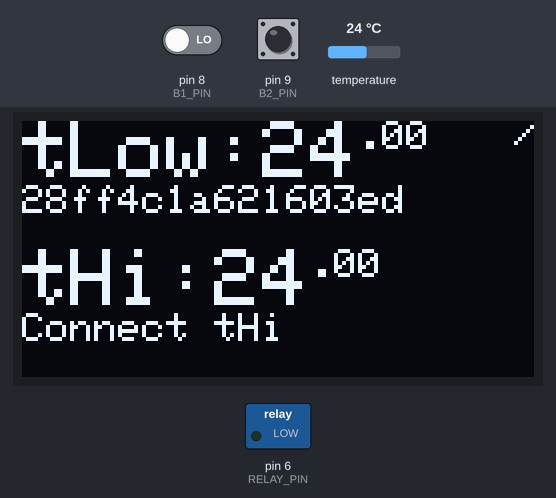
The sketch below on a simulated Arduino Uno, built with avr-gcc and run on an emulated ATmega328P. Shown: 128×64 one-colour display, switched loads named in the sketch (green lamp = pin HIGH). The inputs (shaded band) are chosen by the test bench; at power-on: pin 8 (B1_PIN) LOW, pin 9 (B2_PIN) LOW, temperature 24 °C. EEPROM starts erased.

Above: at 1.2 s.
1.3 s: pin 8 (B1_PIN) driven HIGH
At 2.98 s:
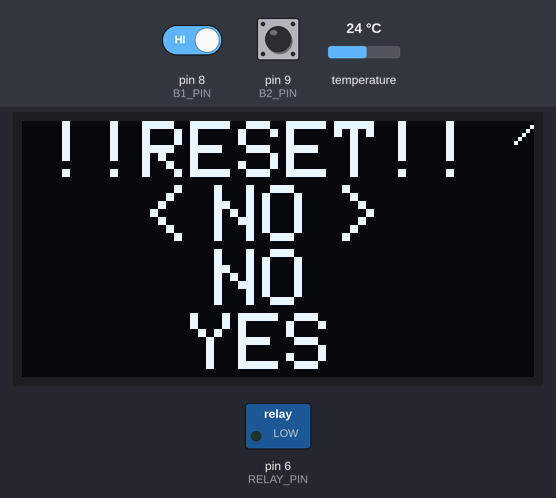
3.3 s: pin 9 (B2_PIN) driven HIGH
At 3.74 s:
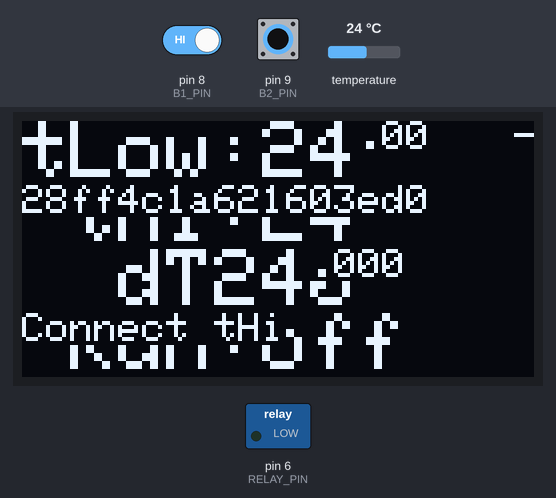
5.3 s: temperature set to 12 °C
At 6.96 s:
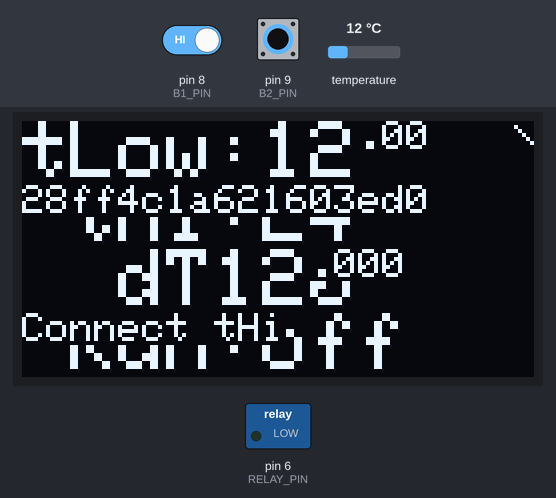
8.3 s: temperature set to 19 °C
At 8.96 s:
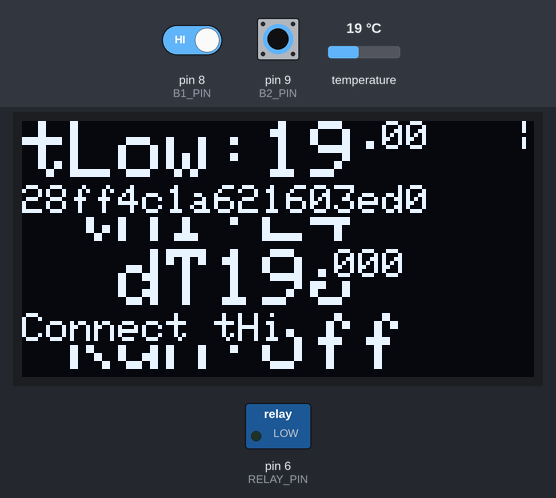
10.3 s: temperature set to 28 °C
At 10.95 s:
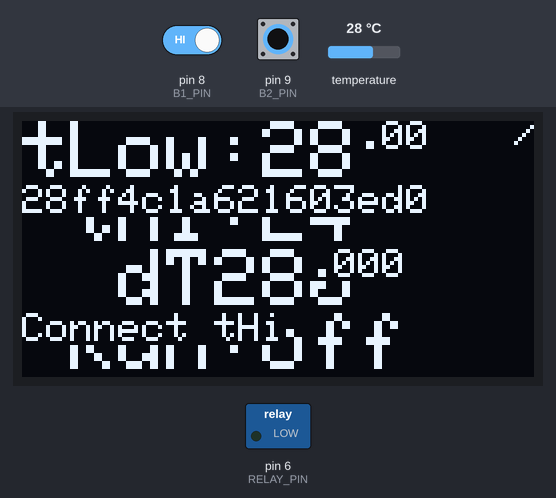
12.3 s: pin 9 (B2_PIN) pulsed LOW 2 times (0.12 s each, 0.3 s apart)
At 14.35 s:
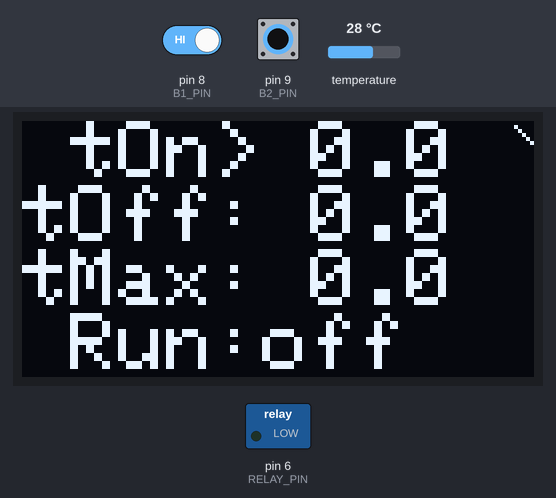

The sketch:

Thermostat.ino
```cpp
#include <DallasTemperature.h>
#include <EEPROM.h>
#include <OneWire.h>

// Our headers
#include "display.h"
#include "globals.h"

// Uncomment for a bit of debug
// #define DEBUG 1

// How many milliseonds between 1-wire polling
#define TEMPERATURE_POLL 2000

// Allow sensors to stabalise after power on, so do first poll after...
#define FIRST_POLL_AFTER 1000

// How many milliseonds after 1-wire polling should we read temperatures
#define TEMPERATURE_READ_DELAY 750

// Heartbeat display interval in ms
#define HEARTBEAT 150

// Debounce & long press
#define DEBOUNCE_DELAY 25
#define LONG_PRESS 250
#define LONG_LONG_PRESS 1500

// Which pins are our buttons on
#define B1_PIN 8
#define B2_PIN 9

// ... and the relay
#define RELAY_PIN 6

// What address in the EEPROM are our settings?
#define SETTINGS_ADDRESS 0

// Data wire is plugged into digital pin 2 on the Arduino
#define ONE_WIRE_BUS 7

// Setup a oneWire instance to communicate with any OneWire device
OneWire oneWire(ONE_WIRE_BUS);
// Pass oneWire reference to DallasTemperature library
DallasTemperature sensors(&oneWire);

// Button structures so we can share debounce code, etc

struct Button {
  int pin;
  int lastState = LOW;
  unsigned long debounceTime = 0;
  boolean pressed = false;
  boolean released = true; /* Assume starting state of released */
  int stepDirection;
};
struct Button b1, b2;

//////////////////////////////////////////////////////////////////////
// Declare some globals for read temperatures & pump state, etc.

float tempHigh = 0, tempLow = 0, dT = 0;
boolean pumpRunning = false;
int resetOption = 0;
enum mode currentMode = MODE_RUNNING;
struct Settings settings;

//////////////////////////////////////////////////////////////////////
// Settings that we will store in EEPROM.
// We will store a magic number in the first element to check settings
// are in ther EEPROM and not junk.
// Increment this when changing code so old settings are discarded.

#define EEPROM_MAGIC 8386

void saveSettings() {
#ifdef DEBUG
  Serial.println("Saving settings.");
#endif
  EEPROM.put(SETTINGS_ADDRESS, settings);
}

void factoryReset() {
#ifdef DEBUG
  Serial.println("Factory reset.");
#endif
  settings.setup = 0;
  settings.dtOn = 0;
  settings.dtOff = 0;
  settings.tMax = 0;
  memset(settings.sensorLow, 0, sizeof(DeviceAddress));
  memset(settings.sensorHigh, 0, sizeof(DeviceAddress));
}

void loadSettings() {
  // Read settings from EEPROM
  EEPROM.get(SETTINGS_ADDRESS, settings);

  // Check EEPROM was setup and wipe if not
  if (settings.setup != EEPROM_MAGIC) {
    factoryReset();
    settings.setup = EEPROM_MAGIC;
  } else {
#ifdef DEBUG
    Serial.println("Loaded good settings.");
#endif
  }
}

//////////////////////////////////////////////////////////////////////
void setup() {
#ifdef DEBUG
  Serial.begin(19200);
  Serial.println("Starting...");
#endif

  // Input buttons
  pinMode(B1_PIN, INPUT);
  b1.pin = B1_PIN;
  b1.stepDirection = 1;

  pinMode(B2_PIN, INPUT);
  b2.pin = B2_PIN;
  b2.stepDirection = -1;

  // Relay
  pinMode(RELAY_PIN, OUTPUT);

  // Load settings from EEPROM
  loadSettings();

  // Initialise display
  setupDisplay();

  // Start up the 1-wire library
  sensors.begin();
}

// Check to make sure the passed address is not stored as a known
// sensor.

int addressCmp(DeviceAddress a1, DeviceAddress a2) {
  int cmp = 0;
  for (int lp = 0; lp < sizeof(DeviceAddress); lp++) {
    if ((a1[lp]) != a2[lp]) {
      cmp = a1[lp] - a2[lp];
      break;
    }
  }
  return cmp;
}

boolean isKnownSensor(DeviceAddress address) {
  return ((addressCmp(address, settings.sensorLow) == 0 || addressCmp(address, settings.sensorLow) == 0) ? true : false);
}

void poll1Wire() {
  // If we don't have both sensors defined, poll the wire and
  // put any new addresses found in our empty settings.
  if (!allSensorsDefined()) {
#ifdef DEBUG
    Serial.println("Searching for sensors...");
#endif
    DeviceAddress address;
    int found = 0;
    boolean updates = false;
    while (oneWire.search(address)) {
      found++;
      if (isZeroAddress(settings.sensorLow) && !isKnownSensor(address)) {
        memcpy(settings.sensorLow, address, sizeof(DeviceAddress));
        updates = true;
      } else if (isZeroAddress(settings.sensorHigh) && !isKnownSensor(address)) {
        memcpy(settings.sensorHigh, address, sizeof(DeviceAddress));
        updates = true;
      }
    }
    if (updates) {
      saveSettings();
    }
#ifdef DEBUG
    Serial.print("Found ");
    Serial.print(found);
    Serial.println(" sensors");
#endif
  }
  // We have our sensors defined, get their values
  sensors.setWaitForConversion(false);  // makes it async
  sensors.requestTemperatures();
  sensors.setWaitForConversion(true);
}

void read1Wire() {
  tempLow = sensors.getTempC(settings.sensorLow);
  tempHigh = sensors.getTempC(settings.sensorHigh);
}

//////////////////////////////////////////////////////////////////////
// Mode changes, both previous and next.
// I guess these could be nicer, but given all the other conditions
// that would need to be checked maybe it's best they are just
// two separate case statements.

void resetCheck() {
  if (resetOption == 2) {
    // Yes, they really selected factory reset!
    factoryReset();
    saveSettings();
  }
}

void modeChangePrev() {
  switch (currentMode) {
    case MODE_RUNNING:
      currentMode = MODE_RESET;
      drawResetBack();
      break;

    case MODE_SETON:
      currentMode = MODE_RUNNING;
      saveSettings();
      drawRunBack();
      break;

    case MODE_SETOFF:
      currentMode = MODE_SETON;
      drawSetupMode();
      break;

    case MODE_SETMAX:
      currentMode = MODE_SETOFF;
      drawSetupMode();
      break;

    case MODE_SETRUN:
      currentMode = MODE_SETMAX;
      drawSetupMode();
      break;

    case MODE_RESET:
      resetCheck();
      currentMode = MODE_SETRUN;
      drawSetupBack();
      break;
  }
}


void modeChangeNext() {
  switch (currentMode) {
    case MODE_RUNNING:
      currentMode = MODE_SETON;
      drawSetupBack();
      break;

    case MODE_SETON:
      currentMode = MODE_SETOFF;
      drawSetupMode();
      break;

    case MODE_SETOFF:
      currentMode = MODE_SETMAX;
      drawSetupMode();
      break;

    case MODE_SETMAX:
      currentMode = MODE_SETRUN;
      drawSetupMode();
      break;

    case MODE_SETRUN:
      currentMode = MODE_RESET;
      saveSettings();
      drawResetBack();
      break;

    case MODE_RESET:
      resetCheck();
      currentMode = MODE_RUNNING;
      drawRunBack();
      break;
  }
}

//////////////////////////////////////////////////////////////////////
// Button click

void buttonClick(Button *button) {
  // Action depends on current mode.
  // Do nothing in MODE_RUNNING so don't mention that below.
  switch (currentMode) {
  case MODE_SETON:
    settings.dtOn += button->stepDirection * 0.1;
    drawSetuptOn();
    break;
  case MODE_SETOFF:
    settings.dtOff += button->stepDirection * 0.1;
    drawSetuptOff();
    break;
  case MODE_SETMAX:
    settings.tMax += button->stepDirection;
    drawSetuptMax();
    break;
  case MODE_SETRUN:
    // I guess we could call drawRunState here but don't
    // do that...just for consistency.
    pumpRunning = !pumpRunning;
    drawRunState();
    setRelayState();
    break;
  case MODE_RESET:
    resetOption += button->stepDirection;
    if (resetOption > 2) {
      resetOption = 2;
    } else if (resetOption < 0) {
      resetOption = 0;
    }
    drawResetVars();
  }
}

//////////////////////////////////////////////////////////////////////
// Button handling
// This is why we have button objects defined and setup above. So we
// can use a function for the debounce/long press detection.

void handleButton(Button *button) {
  // Get the current button state...
  int state = digitalRead(button->pin);

  // ... and handle it
  if (state != button->lastState) {
    button->debounceTime = millis();
    button->lastState = state;
  } else if ((millis() - button->debounceTime) >= DEBOUNCE_DELAY) {
    if (state == HIGH) {
      // Require and extra long press to get out of MODE_RUNNING
      if ((millis() - button->debounceTime) >= (currentMode == MODE_RUNNING ? LONG_LONG_PRESS : LONG_PRESS) && !button->pressed) {
        button->pressed = true;
        // This is a long press, which always triggers mode change
        if (button->stepDirection > 0) {
          modeChangePrev();
        } else {
          modeChangeNext();
        }
      }
      button->released = false;
    } else if (state == LOW && !button->released) {
      // Successfully transitioned low so if this wasn't pressed register
      if (button->pressed) {
        // Long press release, just reset that
        button->pressed = false;
      } else {
        // Button was just released but long press wasn't triggered so must be a click
        buttonClick(button);
      }
      button->released = true;
    }
  }
}

//////////////////////////////////////////////////////////////////////
// In main loop we're only going to read temperatures every x ms so
// keep an eye on last time we read.
//
// Note that millis() function loops back to zero every 49 days or so but as
// it's an unsigned long don't have to worry about this. Same for the above.

unsigned long lastPoll = FIRST_POLL_AFTER;
unsigned long lastHeartbeat = 0;
boolean wasInvalid = false;
boolean doneSensorRead = false;

void setRelayState() {
  digitalWrite(RELAY_PIN, pumpRunning ? HIGH : LOW);
}

void loop() {
  if (currentMode == MODE_RUNNING) {
    if (millis() - lastPoll >= TEMPERATURE_POLL) {
      // Poll requests temperatures but doesn't wait to read, we do that below
      lastPoll = millis();
      doneSensorRead = false;
      poll1Wire();
    } else if (millis() - lastPoll >= TEMPERATURE_READ_DELAY && !doneSensorRead) {
      // Poll should have a result, go read them
      read1Wire();
      doneSensorRead = true;

      // Force display of sensors if they aren't both good
      // We only do this in the running mode so that settings
      // can be reached when sensors are bad.
      // Regular running mode

      if (!allSensorsDefined() || !isValidTemp(tempLow) || !isValidTemp(tempHigh)) {
        // Force pump off on faulty sensors
        pumpRunning = false;

        // Draw background if we're just going bad
        if (!wasInvalid) {
          drawSensorsBack();
          wasInvalid = true;
        }
        // Always draw sensor vars
        drawSensorsVars();
      } else {
        // If we are returning from invalid state the draw background.
        if (wasInvalid) {
          wasInvalid = false;
          drawRunBack();
        }
        dT = tempHigh - tempLow;
        // Check for maximum temperature (on tempLow)
        if (tempLow >= settings.tMax) {
          pumpRunning = false;
        } else {
          // Temp below max, so pump based on dT
          if (pumpRunning && dT <= settings.dtOff) {
            pumpRunning = false;
          } else if (!pumpRunning && dT >= settings.dtOn) {
            pumpRunning = true;
          }
        }
        drawRunVars();
      }
      setRelayState();
    }
  }

  // Always show heartbeat
  if (millis() - lastHeartbeat >= HEARTBEAT) {
    drawHeartbeat();
    lastHeartbeat = millis();
  }

  // Button stuff with debounce
  handleButton(&b1);
  handleButton(&b2);
}
```

display.cpp
```cpp
#include <SSD1306Ascii.h>
#include <SSD1306AsciiWire.h>

#include "display.h"
#include "globals.h"

// 0X3C+SA0 - 0x3C or 0x3D
#define I2C_ADDRESS 0x3C

#define T_FONT_WIDTH 12
#define T_FONT_HEIGHT 2

SSD1306AsciiWire oled;

// Shared buffer for formatting
char buff[8];

void setupDisplay() {
  Wire.begin();
  Wire.setClock(400000L);

  oled.begin(&Adafruit128x64, I2C_ADDRESS);
  oled.setScrollMode(SCROLL_MODE_OFF);
  oled.setFont(Adafruit5x7);
  oled.set2X();

  // We start in running mode, so draw that background.
  drawRunBack();
}

//////////////////////////////////////////////////////////////////////
// Our display is 128x64 (wide/high).
// 0,0 is top left.
// In text size 2 this gives 4 rows of 10 characters.
// Text size 1 gives 8 rows of 21 characters.
// We use the last column in size 1 for the heartbeat though.

void printTemp(int x, int y, float temp, int dps) {
  // Print the sign (or wipe with space)
  oled.setCursor((x+4) * T_FONT_WIDTH, y * T_FONT_HEIGHT);
  if (temp < 0) {
    temp = -temp;
    oled.print("-");
  } else {
    oled.print(" ");
  }

  // Round and format using itoa for efficiency
  // We only cater for 1 or 2 DPs
  float mult = dps > 1 ? 100 : 10;

  // Multiply up...
  temp *= mult;
  // ... and add 0.5 to properly round up when applicable
  temp += 0.5;

  // Convert to integer and pull out decimals
  int value = temp;
  int integer = value / mult;
  int decimals = value - (integer * mult);

  // Write decimals...
  oled.setCursor((x+2) * T_FONT_WIDTH, y * T_FONT_HEIGHT);
  itoa(decimals, buff, 10);
  // If dps > 1 we will write those in a small font so...
  if (dps > 1) {
    oled.set1X();
    oled.print(".");
    // Zero pad 2dps
    if (strlen(buff) < 2) {
      oled.print("0");
    }
    oled.print(buff);
    oled.set2X();
  } else {
    oled.print(".");
    oled.print(buff);
  }

  // Write integer...
  oled.setCursor(x * T_FONT_WIDTH, y * T_FONT_HEIGHT);
  itoa(integer, buff, 10);
  // Space pad integer
  if (strlen(buff) < 2) {
    oled.print(" ");
  }
  oled.print(buff);
}

// Draw the setup screen:
//   1234567890
// 1  tOn:99.9-
// 2 tOff:99.9-
// 3 tMax:99.9-
// 4  Run:off

void drawSetupBack() {
  oled.clear();
  oled.setCursor(1 * T_FONT_WIDTH, 0);
  oled.print("tOn");

  oled.setCursor(0, 1 * T_FONT_HEIGHT);
  oled.print("tOff");

  oled.setCursor(0, 2 * T_FONT_HEIGHT);
  oled.print("tMax");

  oled.setCursor(1 * T_FONT_WIDTH, 3 * T_FONT_HEIGHT);
  oled.print("Run");

  drawSetupMode();

  drawSetuptOn();
  drawSetuptOff();
  drawSetuptMax();
  drawRunState();
}

void drawSetupMode() {
  oled.setCursor(4 * T_FONT_WIDTH, 0);
  oled.print(currentMode == MODE_SETON ? ">" : ":");

  oled.setCursor(4 * T_FONT_WIDTH, 1 * T_FONT_HEIGHT);
  oled.print(currentMode == MODE_SETOFF ? ">" : ":");

  oled.setCursor(4 * T_FONT_WIDTH, 2 * T_FONT_HEIGHT);
  oled.print(currentMode == MODE_SETMAX ? ">" : ":");

  oled.setCursor(4 * T_FONT_WIDTH, 3 * T_FONT_HEIGHT);
  oled.print(currentMode == MODE_SETRUN ? ">" : ":");
}

void drawSetuptOn() {
  oled.setCursor(5 * T_FONT_WIDTH, 0);
  printTemp(5, 0, settings.dtOn, 1);
}
void drawSetuptOff() {
  oled.setCursor(5 * T_FONT_WIDTH, 1 * T_FONT_HEIGHT);
  printTemp(5, 1, settings.dtOff, 1);
}
void drawSetuptMax() {
  oled.setCursor(5 * T_FONT_WIDTH, 2 * T_FONT_HEIGHT);
  printTemp(5, 2, settings.tMax, 1);
}

// Draw the sensors screen:
//   1234567890
// 1 tLow:
// 2 12345678
// 3 tHi:
// 4 12345678
//
// There isn't a separate back/vals for this

void printHex(DeviceAddress address) {
  for (int lp = 0; lp < sizeof(DeviceAddress); lp++) {
    itoa(address[lp], buff, 16);
    // Zero pad each byte where necessary
    if (strlen(buff) < 2) {
      oled.print("0");
    }
    oled.print(buff);
  }
}

void drawSensorsBack() {
  oled.clear();
  oled.setCursor(0,0);
  oled.print("tLow:");

  oled.setCursor(0, 2 * T_FONT_HEIGHT);
  oled.print("tHi:");

  // There's no need to draw vars here because the function
  // below will be called immediately after drawing this
  // background.
}

void drawSensorsVars() {
  if (isValidTemp(tempLow)) {
    printTemp(5, 0, tempLow, 2);
  } else {
    oled.setCursor(5 * T_FONT_WIDTH, 0);
    oled.print("err!");
  }
  if (isValidTemp(tempHigh)) {
    printTemp(4, 2, tempHigh, 2);
  } else {
    oled.setCursor(4 * T_FONT_WIDTH, 2 * T_FONT_HEIGHT);
    oled.print("err!");
  }

  oled.set1X();
  oled.setCursor(0, 2);
  if (isZeroAddress(settings.sensorLow)) {
    oled.print("Connect tLow");
  } else {
    printHex(settings.sensorLow);
  }

  oled.setCursor(0, 6);
    if (isZeroAddress(settings.sensorHigh)) {
    oled.print("Connect tHi");
  } else {
    printHex(settings.sensorHigh);
  }
  oled.set2X();
}

// Draw the running screen:
//   1234567890
// 1 tLow:99.9-
// 2  tHi:99.9-
// 3   dT:99.9-
// 4  Run:off

void drawRunBack() {
  oled.clear();
  oled.setCursor(0,0);
  oled.print("tLow:");

  oled.setCursor(1 * T_FONT_WIDTH, 1 * T_FONT_HEIGHT);
  oled.print("tHi:");

  oled.setCursor(2 * T_FONT_WIDTH, 2 * T_FONT_HEIGHT);
  oled.print("dT:");

  oled.setCursor(1 * T_FONT_WIDTH, 3 * T_FONT_HEIGHT);
  oled.print("Run:");

  drawRunVars();
  drawRunState();
}
void drawRunVars() {
  printTemp(5, 0, tempLow, 2);
  printTemp(5, 1, tempHigh, 2);
  printTemp(5, 2, dT, 2);
  drawRunState();
}

void drawRunState() {
  oled.setCursor(5 * T_FONT_WIDTH, 3 * T_FONT_HEIGHT);
  oled.print(pumpRunning ? "ON " : "off ");
}

// Draw the reset screen:
//   1234567890
// 1 !!RESET!!
// 2   < NO >
// 3   < NO >
// 4  < YES >

void drawResetBack() {
  // We always start at the top
  resetOption = 0;
  oled.clear();
  oled.setCursor(0.5 * T_FONT_WIDTH, 0);
  oled.print("!!RESET!!");
  oled.setCursor(4 * T_FONT_WIDTH, 1 * T_FONT_HEIGHT);
  oled.print("NO");
  oled.setCursor(4 * T_FONT_WIDTH, 2 * T_FONT_HEIGHT);
  oled.print("NO");
  oled.setCursor(3.5 * T_FONT_WIDTH, 3 * T_FONT_HEIGHT);
  oled.print("YES");
  drawResetVars();
}

void drawResetVars() {
  for (int lp = 0; lp < 3; lp++) {
    oled.setCursor(2.5 * T_FONT_WIDTH, (lp + 1) * T_FONT_HEIGHT);
    oled.print(resetOption == lp ? "<" : " ");
    oled.setCursor(6.5 * T_FONT_WIDTH, (lp + 1) * T_FONT_HEIGHT);
    oled.print(resetOption == lp ? ">" : " ");
  }
}

// Heartbeat

int heartbeat = 0;
const char* hbStrings[] = {"-", "\\", "|", "/" };
void drawHeartbeat() {
  if (heartbeat >= 3) {
    heartbeat = 0;
  } else {
    heartbeat++;
  }
  oled.set1X();
  oled.setCursor(123, 0);
  oled.print(hbStrings[heartbeat]);
  oled.set2X();
}

// Check to see if sensors are setup

boolean isZeroAddress(DeviceAddress address) {
  boolean allZero = true;
  for (int lp = 0; lp < sizeof(DeviceAddress); lp++) {
    if ((address[lp]) != 0) {
      allZero = false;
      break;
    }
  }
  return allZero;
}

boolean isValidTemp(float temp) {
  return (temp > -100 && temp < 200);
}

boolean allSensorsDefined() {
  return (!isZeroAddress(settings.sensorLow) && !isZeroAddress(settings.sensorHigh));
}
```

Source omitted: display.h (472 bytes), globals.h (733 bytes)

Measured:
- after the input at 1.3 s, the display: first differs from a run without the input after 1.5 s (image 1 shows a later state)
- after the input at 3.3 s, the display: first differs from a run without the input after 0.37 s (image 2)
- after the input at 12.3 s, the display: first differs from a run without the input after 2.0 s (image 6)
